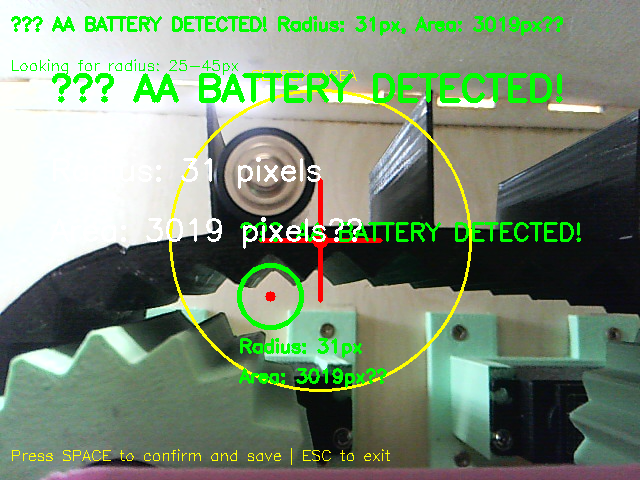
#> input picture Battery Макухина/новый код/aa_battery_r31_20260211_194912.png, 640 x 480 px, given in place of the camera
$ python detector.py
#> lines starting #> are read from the running program, lines starting #| are printed output that depends on the picture; after the words box and inside, x2 and y2 are one past the last pixel; in counts of white or black regions, pixels touching at a corner belong together
import cv2
import numpy as np
from datetime import datetime

cap = cv2.VideoCapture(0)

print("✅ AA BATTERY DETECTOR - FINAL VERSION")
print("=====================================")
print("✓ Center: (320, 240)")
print("✓ Outer radius: 40px")
print("\nPut battery END at RED CROSS")
print("Press SPACE to save photo")
print("Press ESC to exit")

# ФИКСИРОВАННЫЙ ЦЕНТР
CENTER_X = 320
CENTER_Y = 240
SEARCH_RADIUS = 200

# ТОЧНЫЙ РАДИУС ДЛЯ ВАШЕЙ БАТАРЕЙКИ
EXPECTED_RADIUS = 40  # 40 пикселей
RADIUS_TOLERANCE = 5  # погрешность ±5 пикселей

BATTERY_MIN_RADIUS = EXPECTED_RADIUS - RADIUS_TOLERANCE
BATTERY_MAX_RADIUS = EXPECTED_RADIUS + RADIUS_TOLERANCE

print(f"\n📏 Target radius: {EXPECTED_RADIUS}px ±{RADIUS_TOLERANCE}px")
print(f"   Range: {BATTERY_MIN_RADIUS}-{BATTERY_MAX_RADIUS}px")

detection_count = 0

while True:
    ret, frame = cap.read()
#> frame is the input picture: shape (480, 640, 3); mean B, G, R 117.8, 141.2, 123.1
    if not ret:
        break

    display = frame.copy()
    h, w = frame.shape[:2]
#> h = 480; w = 640

    # 1. КРАСНЫЙ КРЕСТ в центре
    cv2.line(display, (CENTER_X-60, CENTER_Y), (CENTER_X+60, CENTER_Y),
            (0, 0, 255), 4)
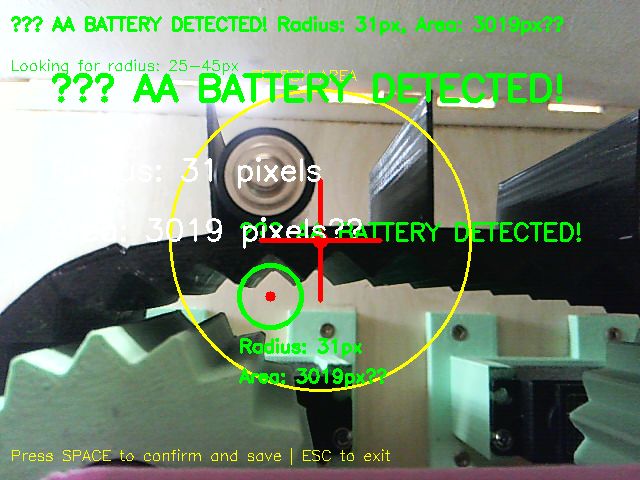
#> display: shape (480, 640, 3); 0.09% of pixels changed, all inside (x1, y1, x2, y2) = (259, 238, 376, 242)
    cv2.line(display, (CENTER_X, CENTER_Y-60), (CENTER_X, CENTER_Y+60),
            (0, 0, 255), 4)
#> display: shape (480, 640, 3); 0.02% of pixels changed, all inside (x1, y1, x2, y2) = (318, 179, 323, 238)
    cv2.circle(display, (CENTER_X, CENTER_Y), 8, (0, 0, 255), -1)
#> display: shape (480, 640, 3); mean B, G, R 117.6, 140.9, 123.2

    # 2. Область поиска
    x1 = max(0, CENTER_X - SEARCH_RADIUS)
    y1 = max(0, CENTER_Y - SEARCH_RADIUS)
    x2 = min(w, CENTER_X + SEARCH_RADIUS)
#> x2 = 520
    y2 = min(h, CENTER_Y + SEARCH_RADIUS)
#> y2 = 440

    roi = frame[y1:y2, x1:x2]
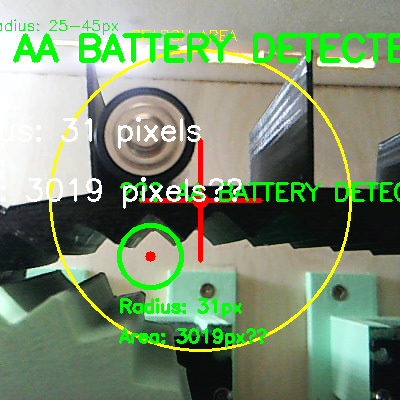
#> roi: shape (400, 400, 3); mean B, G, R 113, 143.3, 122.9

    battery_detected = False
    battery_x = battery_y = battery_r = 0

    if roi.size > 0:
        # 3. ПОИСК КРУГОВ
        gray = cv2.cvtColor(roi, cv2.COLOR_BGR2GRAY)
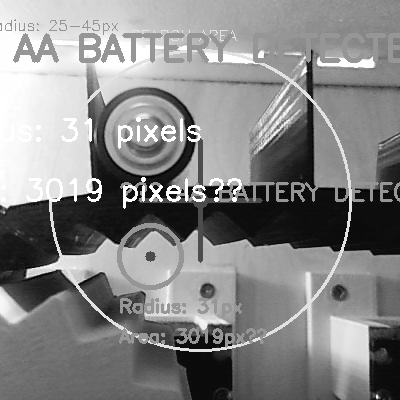
#> gray: shape (400, 400); min 0, max 255, mean 133.7
        edges = cv2.Canny(gray, 30, 100)
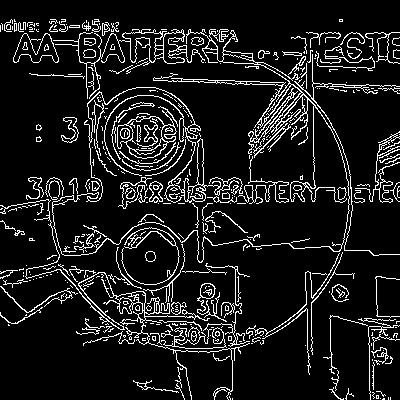
#> edges: shape (400, 400); 10.6% white in thin lines or dots
        blurred = cv2.GaussianBlur(edges, (9, 9), 2)
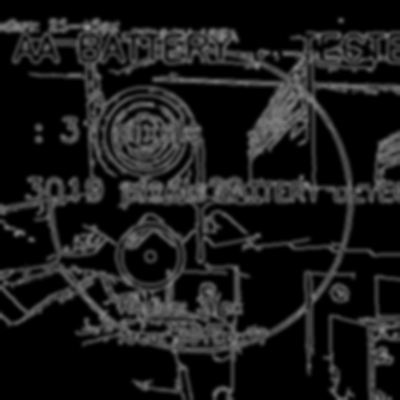
#> blurred: shape (400, 400); min 0, max 146, mean 27

        circles = cv2.HoughCircles(
            blurred,
            cv2.HOUGH_GRADIENT,
            dp=1.2,
            minDist=50,
            param1=50,
            param2=20,
            minRadius=BATTERY_MIN_RADIUS,
            maxRadius=BATTERY_MAX_RADIUS
        )
#> circles = 13 rows, first 8: [145.8, 132.6, 44.24], [149.4, 256.2, 36.32], [270.6, 285, 42.92], [202.2, 307.8, 38.96], [229.8, 100.2, 44.24], [287.4, 139.8, 40.28], [210.6, 174.6, 41.6], [204.6, 246.6, 40.28]

        if circles is not None:
            circles = np.uint16(np.around(circles[0]))
#> circles = 13 rows, first 8: [146, 133, 44], [149, 256, 36], [271, 285, 43], [202, 308, 39], [230, 100, 44], [287, 140, 40], [211, 175, 42], [205, 247, 40]

            # Берем круг, ближайший к центру
            best_circle = None
            best_distance = SEARCH_RADIUS

            for circle in circles:
                x_local, y_local, r = circle
                x_global = x1 + x_local
                y_global = y1 + y_local

                distance = np.sqrt(
                    (x_global - CENTER_X)**2 +
                    (y_global - CENTER_Y)**2
                )

                if distance < best_distance:
                    best_distance = distance
                    best_circle = (x_global, y_global, r)
#> this loop made 13 passes
#> (x_local, y_local, r, x_global, y_global, distance, best_distance, best_circle) on passes 1, 2, 7: (146, 133, 44, 266, 173, 86.05, 86.05, (266, 173, 44)), (149, 256, 36, 269, 296, 75.74, 75.74, (269, 296, 36)), (211, 175, 42, 331, 215, 27.31, 27.31, (331, 215, 42))
#> (x_local, y_local, r, x_global, y_global, distance) on passes 3, 4, 5, 6, 8, 9: (271, 285, 43, 391, 325, 110.8), (202, 308, 39, 322, 348, 108), (230, 100, 44, 350, 140, 104.4), (287, 140, 40, 407, 180, 105.7), (205, 247, 40, 325, 287, 47.27), (47, 274, 40, 167, 314, 170)
#> after the loop, best_distance = 27.31

            if best_circle is not None:
                battery_x, battery_y, battery_r = best_circle
#> battery_x = 331; battery_y = 215; battery_r = 42
                battery_detected = True

                # ✅ ЗЕЛЕНЫЙ КРУГ - внешний край батарейки
                cv2.circle(display, (battery_x, battery_y), battery_r, (0, 255, 0), 4)
                cv2.circle(display, (battery_x, battery_y), 5, (0, 0, 255), -1)
#> display: shape (480, 640, 3); mean B, G, R 117.2, 141.5, 122.8

                # Надпись
                cv2.putText(display, "✅ AA BATTERY",
                           (battery_x - battery_r, battery_y - battery_r - 20),
                           cv2.FONT_HERSHEY_SIMPLEX, 0.7, (0, 255, 0), 2)

                # Радиус
                cv2.putText(display, f"Radius: {battery_r}px",
                           (battery_x - battery_r, battery_y + battery_r + 25),
                           cv2.FONT_HERSHEY_SIMPLEX, 0.6, (0, 255, 0), 2)

    # 4. СТАТУС
    if battery_detected:
        status = f"✅ AA BATTERY - Radius: {battery_r}px"
#> status = '✅ AA BATTERY - Radius: 42px'
        status_color = (0, 255, 0)
    else:
        status = "🔍 Put battery on RED CROSS"
        status_color = (0, 255, 255)

    cv2.putText(display, status, (10, 30),
               cv2.FONT_HERSHEY_SIMPLEX, 0.6, status_color, 2)

    cv2.putText(display, "SPACE = save photo | ESC = exit",
               (10, h-20), cv2.FONT_HERSHEY_SIMPLEX, 0.5, (0, 255, 255), 1)
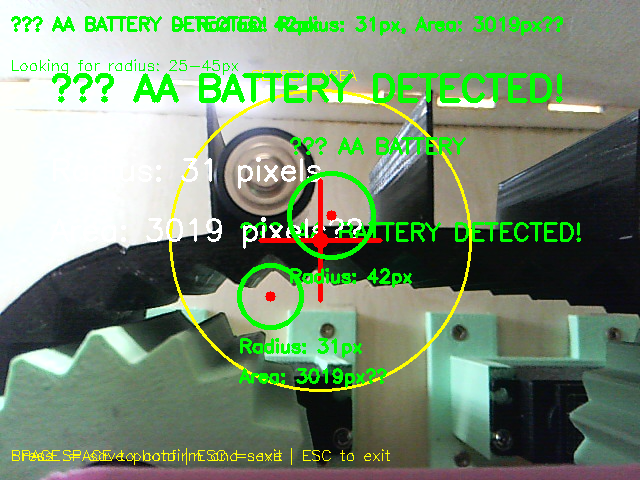
#> display: shape (480, 640, 3); mean B, G, R 116.2, 142.7, 121.9

    # 5. ПОКАЗ
    cv2.imshow('AA BATTERY DETECTOR', display)

    # 6. УПРАВЛЕНИЕ
    key = cv2.waitKey(1) & 0xFF
#> (key Esc is pressed here)

    if key == 27:  # ESC
        break
    elif key == 32:  # SPACE
        if battery_detected:
            detection_count += 1

            # СОХРАНЯЕМ ФОТО
            timestamp = datetime.now().strftime("%Y%m%d_%H%M%S")
            filename = f"aa_battery_{detection_count}_{timestamp}.png"
            cv2.imwrite(filename, display)

            print(f"\n✅ Photo saved: {filename}")
            print(f"   Radius: {battery_r}px")
            print(f"   Position: ({battery_x}, {battery_y})")

            # Мигающий зеленый экран подтверждения
            for _ in range(3):
                display_copy = display.copy()
                cv2.putText(display_copy, "✅ PHOTO SAVED!",
                           (CENTER_X-120, CENTER_Y-100),
                           cv2.FONT_HERSHEY_SIMPLEX, 1, (0, 255, 0), 3)
                cv2.imshow('AA BATTERY DETECTOR', display_copy)
                cv2.waitKey(200)
                cv2.imshow('AA BATTERY DETECTOR', display)
                cv2.waitKey(100)
        else:
            print("\n❌ No battery detected!")

cap.release()
cv2.destroyAllWindows()

print(f"\n{'='*50}")
print(f"✅ PROGRAM FINISHED")
print(f"📸 Photos saved: {detection_count}")
print(f"{'='*50}")

$ run again, on Battery Макухина/новый код/aa_battery_r38_20260211_133911.png
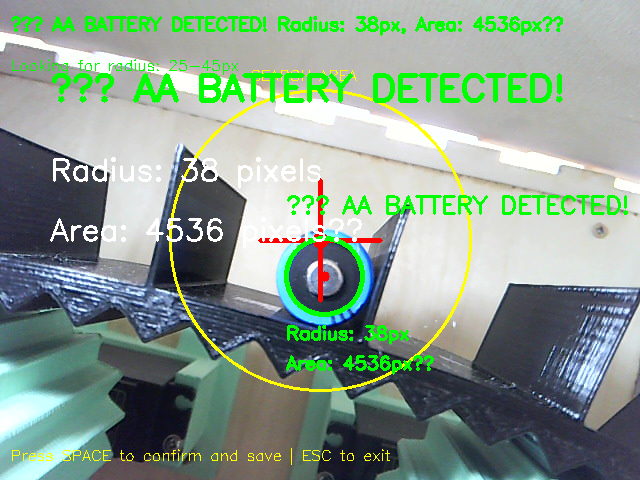
#> input picture Battery Макухина/новый код/aa_battery_r38_20260211_133911.png, 640 x 480 px, given in place of the camera
#> frame is the input picture: shape (480, 640, 3); mean B, G, R 143.3, 157.1, 137.8
#> `edges = cv2.Canny(gray, 30, 100)`:
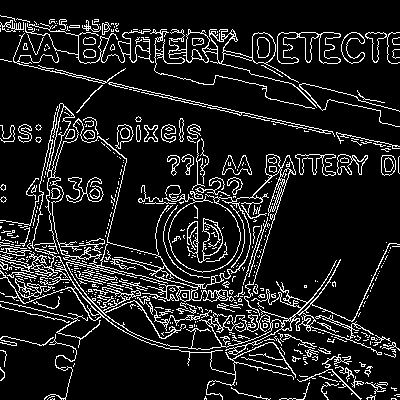
#> edges: shape (400, 400); 11.8% white in thin lines or dots
#> `circles = cv2.HoughCircles( blurred, cv2.HOUGH_GRADIENT, dp=1.2, minDi..`: circles = [[201, 237, 44.24], [252.6, 316.2, 44.24], [67.8, 219, 44.24], [187.8, 310.2, 42.92], [239.4, 160.2, 44.24], [59.4, 303, 38.96], [285, 269.4, 37.64], [113.4, 277.8, 36.32], [115.8, 129, 44.24], [208.2, 42.6, 38.96], [313.8, 191.4, 38.96]]
#> `circles = np.uint16(np.around(circles[0]))`: circles = [[201, 237, 44], [253, 316, 44], [68, 219, 44], [188, 310, 43], [239, 160, 44], [59, 303, 39], [285, 269, 38], [113, 278, 36], [116, 129, 44], [208, 43, 39], [314, 191, 39]]
#> the loop `for circle in circles:` made 11 passes
#> (x_local, y_local, r, x_global, y_global, distance, best_distance, best_circle) on pass 1: (201, 237, 44, 321, 277, 37.01, 37.01, (321, 277, 44))
#> after the loop `for circle in circles:`: best_distance = 37.01
#> battery_x = 321; battery_y = 277; battery_r = 44
#> status = '✅ AA BATTERY - Radius: 44px'
#> `cv2.putText(display, "SPACE = save photo | ESC = exit", (10, h-20), cv..`:
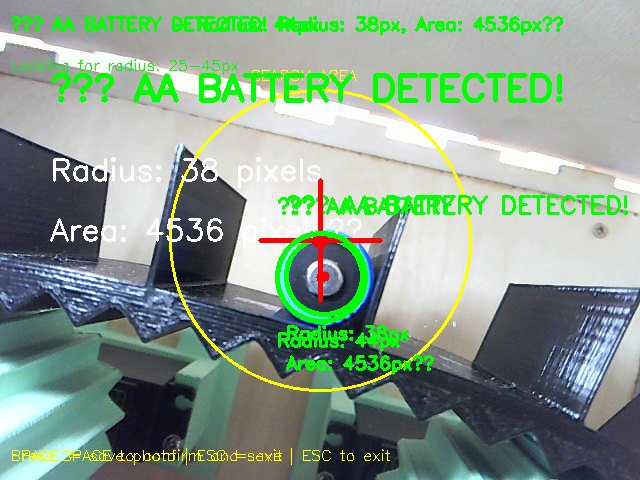
#> display: shape (480, 640, 3); mean B, G, R 141.1, 157.8, 136.6
